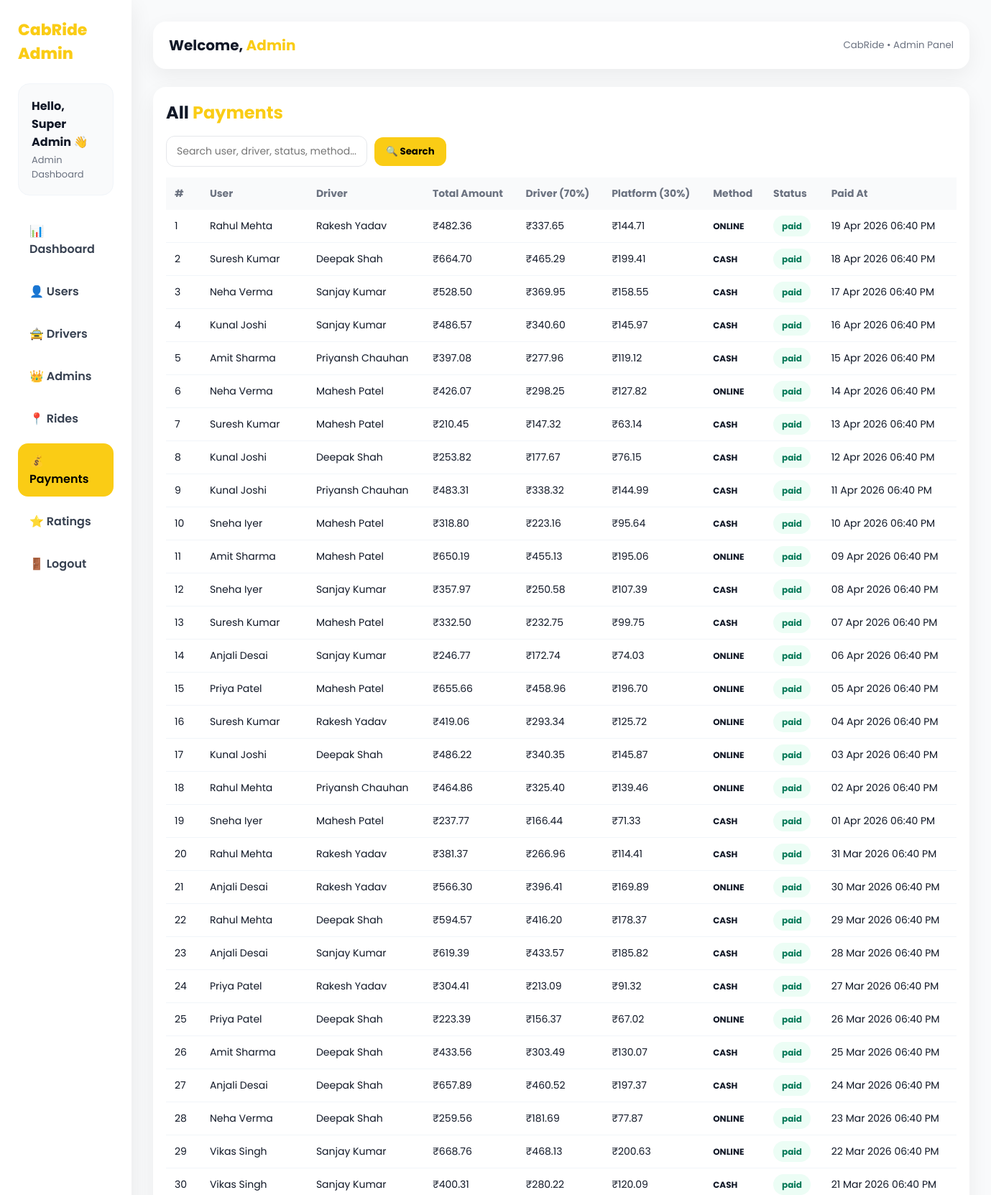
The page /admin/payments.php (signed in, upper part) on the database its author committed.
### tables this page shows
CREATE TABLE `payments` (
  `id` int(11) NOT NULL,
  `booking_id` int(11) NOT NULL,
  `driver_id` int(11) DEFAULT NULL,
  `amount` decimal(10,2) NOT NULL,
  `payment_method` enum('cash','online') NOT NULL,
  `payment_status` enum('pending','paid','failed') DEFAULT 'pending',
  `payment_time` timestamp NOT NULL DEFAULT current_timestamp(),
  `driver_amount` decimal(10,2) DEFAULT NULL,
  `platform_amount` decimal(10,2) DEFAULT NULL
);

CREATE TABLE `users` (
  `id` int(11) NOT NULL,
  `full_name` varchar(100) NOT NULL,
  `email` varchar(100) NOT NULL,
  `mobile` varchar(15) NOT NULL,
  `password` varchar(255) NOT NULL,
  `status` enum('active','inactive') DEFAULT 'active',
  `created_at` timestamp NOT NULL DEFAULT current_timestamp(),
  `img` varchar(255) NOT NULL DEFAULT '123_unknown.jpg'
);

CREATE TABLE `drivers` (
  `id` int(11) NOT NULL,
  `full_name` varchar(100) NOT NULL,
  `email` varchar(100) NOT NULL,
  `mobile` varchar(15) NOT NULL,
  `password` varchar(255) NOT NULL,
  `license_number` varchar(50) NOT NULL,
  `vehicle_type` enum('Mini','Sedan','SUV') NOT NULL,
  `availability` enum('online','offline') DEFAULT 'offline',
  `status` enum('pending','approved','blocked') DEFAULT 'pending',
  `created_at` timestamp NOT NULL DEFAULT current_timestamp(),
  `img` varchar(255) NOT NULL DEFAULT '123_unknown.jpg'
);

### admin/payments.php (the view, shortened to what this page needs)
<?php
include("../config/db.php");
if (!isset($_SESSION['admin_id'])) { ?>
<?php }
$admin_name = $_SESSION['admin_name'];
$search = "";
$where = "";
$sql = "
SELECT
    p.id,
    u.full_name AS user_name,
    d.full_name AS driver_name,
    p.amount,
    p.payment_method,
    p.payment_status,
    p.payment_time,
    (p.amount * 0.7) AS driver_amount,
    (p.amount * 0.3) AS platform_amount
FROM payments p, bookings b, users u, drivers d
WHERE
    p.booking_id = b.id
    AND b.user_id = u.id
    AND b.driver_id = d.id
    $where
ORDER BY p.payment_time DESC
";
$result = mysqli_query($link, $sql);
?>
<!DOCTYPE html>
<html lang="en">
<head>
</head>
<body>
    <div class="wrapper">
        <div class="sidebar">
            <div class="brand">CabRide Admin</div>
            <div class="profile-box">
                <h3>Hello, <?= $admin_name; ?> 👋</h3>
                <p>Admin Dashboard</p>
            </div>
            <div class="menu">
                <a href="dashboard.php">📊 Dashboard</a>
                <a href="users.php">👤 Users</a>
                <a href="drivers.php">🚖 Drivers</a>
                <a href="admins.php">👑 Admins</a>
                <a href="rides.php">📍 Rides</a>
                <a class="active" href="payments.php">💰 Payments</a>
                <a href="ratings.php">⭐ Ratings</a>
                <a href="logout.php">🚪 Logout</a>
            </div>
        </div>
        <div class="main">
            <div class="topbar">
                <h2>Welcome, <span>Admin</span></h2>
                <small style="color:#6b7280;">CabRide • Admin Panel</small>
            </div>
            <div class="card">
                <h2>All <span style="color:#facc15">Payments</span></h2>
                <form method="get" style="margin:15px 0; display:flex; gap:10px; align-items:center;">
                    <input
                        type="text"
                        name="search"
                        value="<?= htmlspecialchars($search); ?>"
                        placeholder="Search user, driver, status, method..."
                        style="
            padding:10px 14px;
            border-radius:12px;
            border:1px solid #e5e7eb;
            width:280px;
            font-size:14px;
        ">
                    <button type="submit"
                        style="
            padding:10px 16px;
            border-radius:12px;
            border:none;
            background:#facc15;
            font-weight:700;
            cursor:pointer;
        ">
                        🔍 Search
                    </button>
                </form>
                <table>
                    <thead>
                        <tr>
                            <th>#</th>
                            <th>User</th>
                            <th>Driver</th>
                            <th>Total Amount</th>
                            <th>Driver (70%)</th>
                            <th>Platform (30%)</th>
                            <th>Method</th>
                            <th>Status</th>
                            <th>Paid At</th>
                        </tr>
                    </thead>
                    <tbody>
                        <?php
                        $i = 1;
                        while ($row = mysqli_fetch_assoc($result)) {
                            extract($row);
                        ?>
                            <tr>
                                <td><?= $i++; ?></td>
                                <td><?= $user_name; ?></td>
                                <td><?= $driver_name ? $driver_name : "<em>NA</em>"; ?></td>
                                <td>₹<?= number_format($amount, 2); ?></td>
                                <td>₹<?= number_format($driver_amount, 2); ?></td>
                                <td>₹<?= number_format($platform_amount, 2); ?></td>
                                <td class="method"><?= $payment_method; ?></td>
                                <td>
                                    <span class="badge <?= $payment_status; ?>">
                                        <?= $payment_status; ?>
                                    </span>
                                </td>
                                <td><?= date("d M Y h:i A", strtotime($payment_time)); ?></td>
                            </tr>
                        <?php } ?>
                    </tbody>
                </table>
            </div>
        </div>
    </div>
</body>
</html>

### admin/payments.php (style rules this page uses)
* { margin: 0; padding: 0; box-sizing: border-box; font-family: 'Poppins', sans-serif }
body { background: #f9fafb; color: #111827 }
.wrapper { display: flex; min-height: 100vh }
.sidebar { width: 260px; background: #fff; box-shadow: 0 10px 30px rgba(0, 0, 0, .08); padding: 25px }
.brand { font-size: 22px; font-weight: 800; color: #facc15; margin-bottom: 25px }
.profile-box { background: #f9fafb; border-radius: 16px; padding: 18px; margin-bottom: 25px; border: 1px solid #f1f5f9 }
.profile-box h3 { font-size: 16px; margin-bottom: 3px }
.profile-box p { font-size: 13px; color: #6b7280 }
.menu a { display: block; padding: 12px 16px; border-radius: 14px; margin-bottom: 10px; text-decoration: none; color: #374151; font-weight: 600 }
.menu a:hover, .menu a.active { background: #facc15; color: #000 }
.main { flex: 1; padding: 30px }
.topbar { background: #fff; padding: 18px 22px; border-radius: 18px; box-shadow: 0 10px 30px rgba(0, 0, 0, .06); display: flex; justify-content: space-between; align-items: center; margin-bottom: 25px }
.topbar h2 { font-size: 20px }
.topbar span { color: #facc15; font-weight: 700 }
.card { background: #fff; padding: 18px; border-radius: 18px; box-shadow: 0 10px 30px rgba(0, 0, 0, .06); overflow: auto }
table { width: 100%; border-collapse: collapse; min-width: 1100px }
th, td { padding: 12px; font-size: 14px; text-align: left }
th { background: #f9fafb; color: #6b7280 }
tr:not(:last-child) td { border-bottom: 1px solid #f1f5f9 }
.badge { padding: 6px 12px; border-radius: 20px; font-size: 12px; font-weight: 700 }
.paid { background: #ecfdf5; color: #047857 }
.method { font-weight: 700; text-transform: uppercase; font-size: 12px }

### rows shown on the page
payments: users.full_name "Rahul Mehta", driver.full_name "Rakesh Yadav", amount "482.36", driver_amount "337.65", platform_amount "144.71", payment_method "ONLINE", payment_status "paid", payment_time "19 Apr 2026 06:40 PM"
payments: users.full_name "Suresh Kumar", driver.full_name "Deepak Shah", amount "664.70", driver_amount "465.29", platform_amount "199.41", payment_method "CASH", payment_status "paid", payment_time "18 Apr 2026 06:40 PM"
payments: users.full_name "Neha Verma", driver.full_name "Sanjay Kumar", amount "528.50", driver_amount "369.95", platform_amount "158.55", payment_method "CASH", payment_status "paid", payment_time "17 Apr 2026 06:40 PM"
payments: users.full_name "Kunal Joshi", driver.full_name "Sanjay Kumar", amount "486.57", driver_amount "340.60", platform_amount "145.97", payment_method "CASH", payment_status "paid", payment_time "16 Apr 2026 06:40 PM"
payments: users.full_name "Amit Sharma", driver.full_name "Priyansh Chauhan", amount "397.08", driver_amount "277.96", platform_amount "119.12", payment_method "CASH", payment_status "paid", payment_time "15 Apr 2026 06:40 PM"
payments: users.full_name "Neha Verma", driver.full_name "Mahesh Patel", amount "426.07", driver_amount "298.25", platform_amount "127.82", payment_method "ONLINE", payment_status "paid", payment_time "14 Apr 2026 06:40 PM"
payments: users.full_name "Suresh Kumar", driver.full_name "Mahesh Patel", amount "210.45", driver_amount "147.32", platform_amount "63.14", payment_method "CASH", payment_status "paid", payment_time "13 Apr 2026 06:40 PM"
payments: users.full_name "Kunal Joshi", driver.full_name "Deepak Shah", amount "253.82", driver_amount "177.67", platform_amount "76.15", payment_method "CASH", payment_status "paid", payment_time "12 Apr 2026 06:40 PM"
payments: users.full_name "Kunal Joshi", driver.full_name "Priyansh Chauhan", amount "483.31", driver_amount "338.32", platform_amount "144.99", payment_method "CASH", payment_status "paid", payment_time "11 Apr 2026 06:40 PM"
payments: users.full_name "Sneha Iyer", driver.full_name "Mahesh Patel", amount "318.80", driver_amount "223.16", platform_amount "95.64", payment_method "CASH", payment_status "paid", payment_time "10 Apr 2026 06:40 PM"
payments: users.full_name "Amit Sharma", driver.full_name "Mahesh Patel", amount "650.19", driver_amount "455.13", platform_amount "195.06", payment_method "ONLINE", payment_status "paid", payment_time "09 Apr 2026 06:40 PM"
payments: users.full_name "Sneha Iyer", driver.full_name "Sanjay Kumar", amount "357.97", driver_amount "250.58", platform_amount "107.39", payment_method "CASH", payment_status "paid", payment_time "08 Apr 2026 06:40 PM"
payments: users.full_name "Suresh Kumar", driver.full_name "Mahesh Patel", amount "332.50", driver_amount "232.75", platform_amount "99.75", payment_method "CASH", payment_status "paid", payment_time "07 Apr 2026 06:40 PM"
payments: users.full_name "Anjali Desai", driver.full_name "Sanjay Kumar", amount "246.77", driver_amount "172.74", platform_amount "74.03", payment_method "ONLINE", payment_status "paid", payment_time "06 Apr 2026 06:40 PM"
payments: users.full_name "Priya Patel", driver.full_name "Mahesh Patel", amount "655.66", driver_amount "458.96", platform_amount "196.70", payment_method "ONLINE", payment_status "paid", payment_time "05 Apr 2026 06:40 PM"
payments: users.full_name "Suresh Kumar", driver.full_name "Rakesh Yadav", amount "419.06", driver_amount "293.34", platform_amount "125.72", payment_method "ONLINE", payment_status "paid", payment_time "04 Apr 2026 06:40 PM"
payments: users.full_name "Kunal Joshi", driver.full_name "Deepak Shah", amount "486.22", driver_amount "340.35", platform_amount "145.87", payment_method "ONLINE", payment_status "paid", payment_time "03 Apr 2026 06:40 PM"
payments: users.full_name "Rahul Mehta", driver.full_name "Priyansh Chauhan", amount "464.86", driver_amount "325.40", platform_amount "139.46", payment_method "ONLINE", payment_status "paid", payment_time "02 Apr 2026 06:40 PM"
payments: users.full_name "Sneha Iyer", driver.full_name "Mahesh Patel", amount "237.77", driver_amount "166.44", platform_amount "71.33", payment_method "CASH", payment_status "paid", payment_time "01 Apr 2026 06:40 PM"
payments: users.full_name "Rahul Mehta", driver.full_name "Rakesh Yadav", amount "381.37", driver_amount "266.96", platform_amount "114.41", payment_method "CASH", payment_status "paid", payment_time "31 Mar 2026 06:40 PM"
payments: users.full_name "Anjali Desai", driver.full_name "Rakesh Yadav", amount "566.30", driver_amount "396.41", platform_amount "169.89", payment_method "ONLINE", payment_status "paid", payment_time "30 Mar 2026 06:40 PM"
payments: users.full_name "Rahul Mehta", driver.full_name "Deepak Shah", amount "594.57", driver_amount "416.20", platform_amount "178.37", payment_method "CASH", payment_status "paid", payment_time "29 Mar 2026 06:40 PM"
payments: users.full_name "Anjali Desai", driver.full_name "Sanjay Kumar", amount "619.39", driver_amount "433.57", platform_amount "185.82", payment_method "CASH", payment_status "paid", payment_time "28 Mar 2026 06:40 PM"
payments: users.full_name "Priya Patel", driver.full_name "Rakesh Yadav", amount "304.41", driver_amount "213.09", platform_amount "91.32", payment_method "CASH", payment_status "paid", payment_time "27 Mar 2026 06:40 PM"
payments: users.full_name "Priya Patel", driver.full_name "Deepak Shah", amount "223.39", driver_amount "156.37", platform_amount "67.02", payment_method "ONLINE", payment_status "paid", payment_time "26 Mar 2026 06:40 PM"
payments: users.full_name "Amit Sharma", driver.full_name "Deepak Shah", amount "433.56", driver_amount "303.49", platform_amount "130.07", payment_method "CASH", payment_status "paid", payment_time "25 Mar 2026 06:40 PM"
payments: users.full_name "Anjali Desai", driver.full_name "Deepak Shah", amount "657.89", driver_amount "460.52", platform_amount "197.37", payment_method "CASH", payment_status "paid", payment_time "24 Mar 2026 06:40 PM"
payments: users.full_name "Neha Verma", driver.full_name "Deepak Shah", amount "259.56", driver_amount "181.69", platform_amount "77.87", payment_method "ONLINE", payment_status "paid", payment_time "23 Mar 2026 06:40 PM"
payments: users.full_name "Vikas Singh", driver.full_name "Sanjay Kumar", amount "668.76", driver_amount "468.13", platform_amount "200.63", payment_method "ONLINE", payment_status "paid", payment_time "22 Mar 2026 06:40 PM"
payments: users.full_name "Vikas Singh", driver.full_name "Sanjay Kumar", amount "400.31", driver_amount "280.22", platform_amount "120.09", payment_method "CASH", payment_status "paid", payment_time "21 Mar 2026 06:40 PM"

### other values the page prints
$admin_name "Super Admin"
